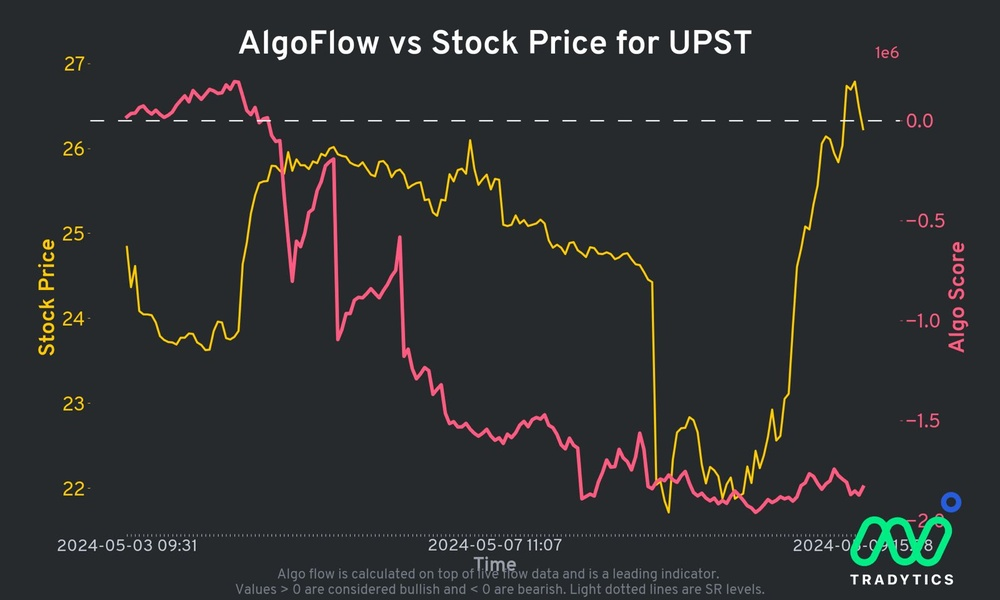
#> input picture Image.jpeg, 1000 x 600 px, shrunk from 1600 x 960 before the run
$ python DataExtraction.py
#> lines starting #> are read from the running program, lines starting #| are printed output that depends on the picture; after the words box and inside, x2 and y2 are one past the last pixel; in counts of white or black regions, pixels touching at a corner belong together
import cv2
import numpy as np
import pandas as pd
from datetime import datetime, timedelta

image_path = 'Image.jpeg'
image = cv2.imread(image_path)
#> image is the input picture: shape (600, 1000, 3); mean B, G, R 48.7, 47.5, 45.5
hsv = cv2.cvtColor(image, cv2.COLOR_BGR2HSV)
#> hsv: shape (600, 1000, 3); mean H, S, V 102.4, 47.3, 53
lower_yellow = np.array([20, 100, 100])
upper_yellow = np.array([30, 255, 255])

yellow_mask = cv2.inRange(hsv, lower_yellow, upper_yellow)
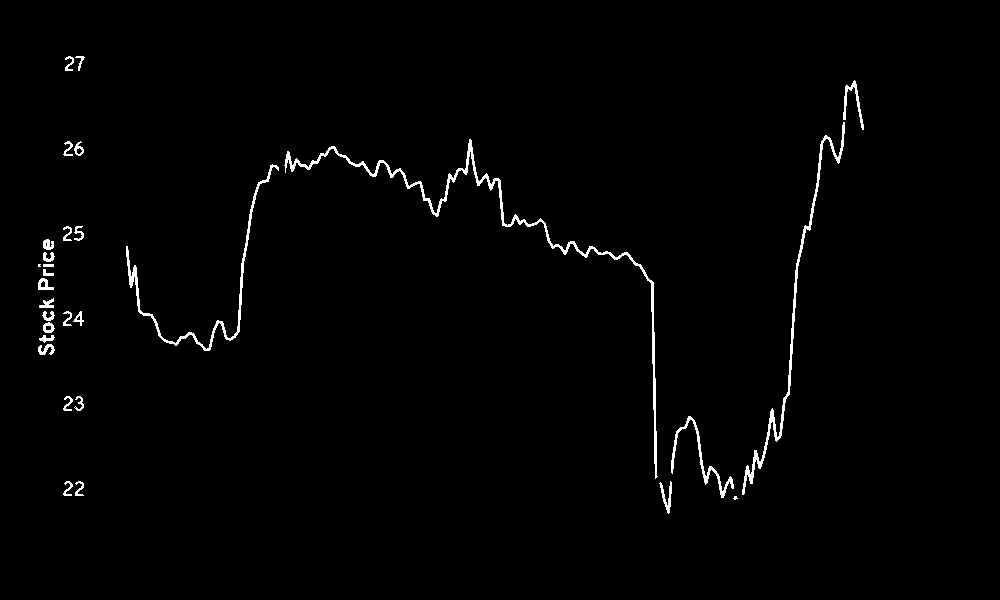
#> yellow_mask: shape (600, 1000); 1.3% white in thin lines or dots, all inside (x1, y1, x2, y2) = (38, 56, 864, 514)
yellow_res = cv2.bitwise_and(image, image, mask=yellow_mask)
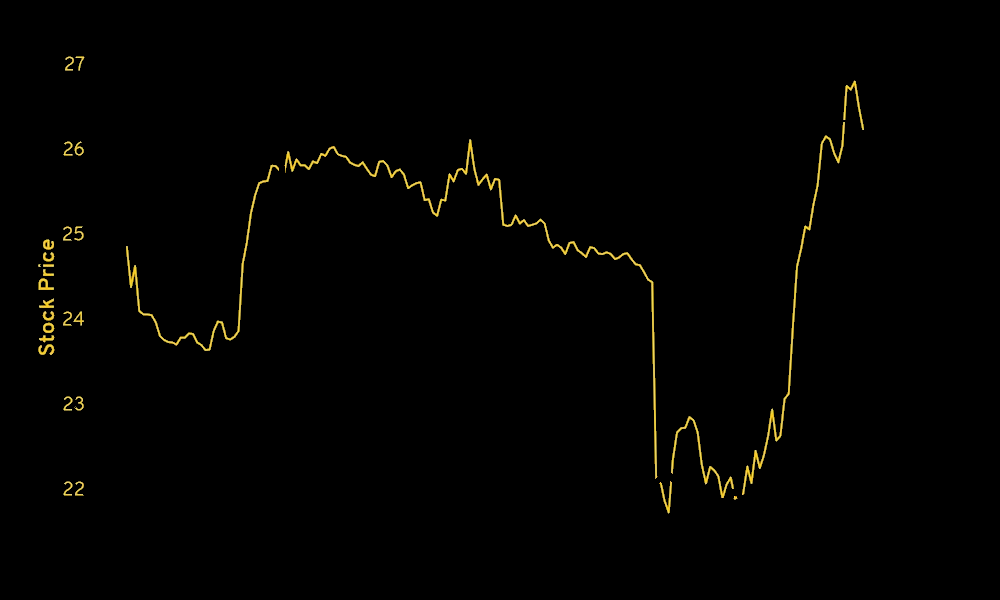
#> yellow_res: shape (600, 1000, 3); mean B, G, R 0.7, 2.1, 2.5
gray_yellow = cv2.cvtColor(yellow_res, cv2.COLOR_BGR2GRAY)
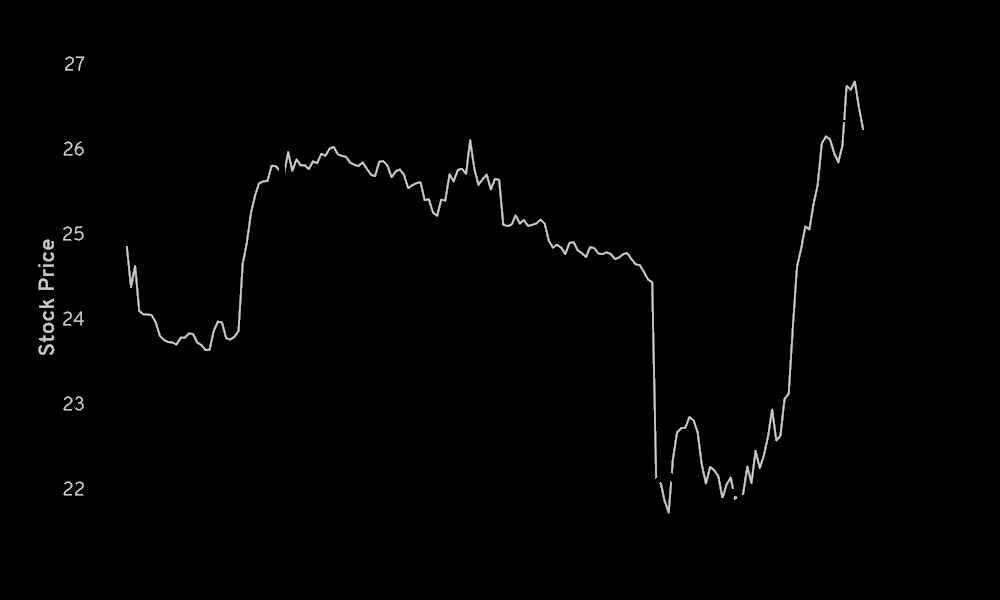
#> gray_yellow: shape (600, 1000); min 0, max 222, mean 2.1

_, binary_yellow = cv2.threshold(gray_yellow, 1, 255, cv2.THRESH_BINARY)
contours, _ = cv2.findContours(binary_yellow, cv2.RETR_EXTERNAL, cv2.CHAIN_APPROX_SIMPLE)
#> contours = 30 contours, 2 with area under 20; largest, box (x1, y1, x2, y2) and area: (284, 139, 658, 479) 1652, (742, 122, 845, 495) 973, (126, 164, 279, 351) 777, (671, 416, 734, 498) 370, (843, 80, 864, 130) 163

data_points = []
for cnt in contours:
    for point in cnt:
        x, y = point[0]
        data_points.append((x, y))
#> this loop made 30 passes
#> cnt on pass 17: [[43, 264], [43, 266], [53, 266], [53, 264]]
#> after the loop, data_points = 2234 pairs, first value 38 to 863, second value 56 to 513

data_points = sorted(data_points, key=lambda p: p[0])

x_coords = [p[0] for p in data_points]
#> x_coords = 2234 values from 38 to 863
y_coords = [p[1] for p in data_points]
#> y_coords = 2234 values, max 513 at index 1638, min 56 at index 308, mean 275.4
y_min, y_max = 27, 22

pixel_min_y, pixel_max_y = min(y_coords), max(y_coords)
#> pixel_min_y = 56; pixel_max_y = 513

start_time = datetime.strptime('2024-05-03 09:31', '%Y-%m-%d %H:%M')
end_time = datetime.strptime('2024-05-07 15:48', '%Y-%m-%d %H:%M')

pixel_min_x, pixel_max_x = min(x_coords), max(x_coords)
#> pixel_min_x = 38; pixel_max_x = 863

time_range = end_time - start_time

stock_prices = [y_min + (y_max - y_min) * (y - pixel_min_y) / (pixel_max_y - pixel_min_y) for y in y_coords]
#> stock_prices = 2234 values, max 27 at index 308, min 22 at index 1638, mean 24.6
timestamps = [start_time + (time_range * (x - pixel_min_x) / (pixel_max_x - pixel_min_x)) for x in x_coords]
#> timestamps = 2234 items

df_with_time = pd.DataFrame({'Timestamp': timestamps, 'Stock_Price': stock_prices})
#> df_with_time = table of 2234 rows and 2 columns

df_with_time = df_with_time.sample(frac=1)
print(df_with_time)
#> (printed output is left out)
df_with_time.to_csv('StockPrices.csv', index = False)
